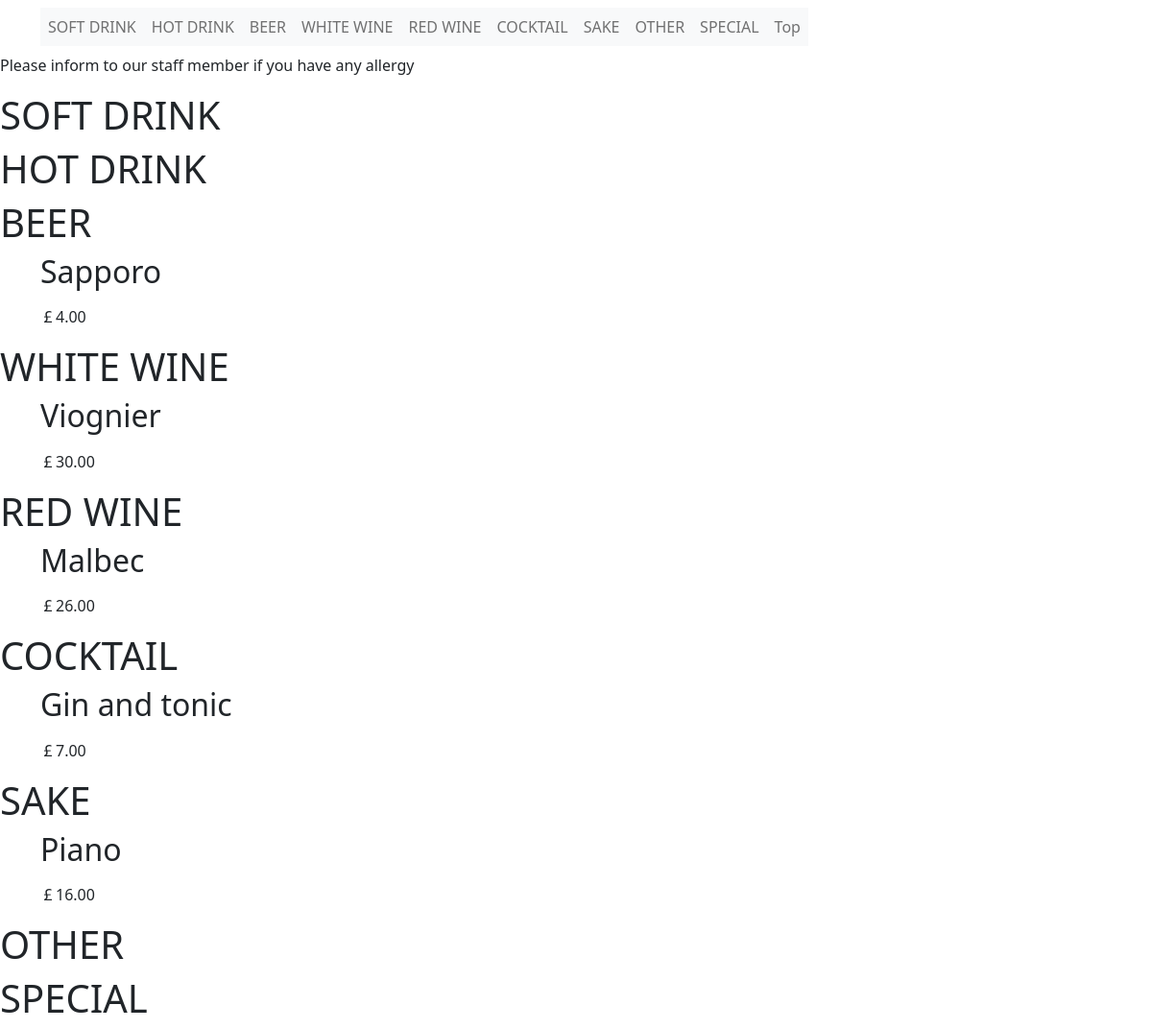
The app's page /itadakizen-london/drinkmenu with its own data.
### menu/models.py (models this page shows)
class DrinkMenuItem(models.Model):
    item_name = models.CharField(max_length=100, null=False, blank=False, primary_key=True)
    CATEGORY_CHOICES = [
        ('SOFT DRINK', 'Soft drink'),
        ('HOT DRINK', 'Hot drink'),
        ('BEER', 'Beer'),
        ('WHITE WINE', 'White wine'),
        ('RED WINE', 'Red wine'),
        ('COCKTAIL', 'Cocktail'),
        ('SAKE', 'Sake'),
        ('OTHER', 'Other'),
        ('SPECIAL', 'Special')
    ]
    category = models.CharField(max_length=50, choices=CATEGORY_CHOICES, null=False, blank=False)
    description = models.CharField(max_length=500, null=True, blank=True)
    price01 = models.DecimalField(max_digits=6, decimal_places=2, null=False, blank=False)
    price02 = models.DecimalField(max_digits=6, decimal_places=2, null=True, blank=True)
    price03 = models.DecimalField(max_digits=6, decimal_places=2, null=True, blank=True)
    active = models.BooleanField(default=True)
    runout = models.BooleanField(default=False)
    sulpher = models.BooleanField(default=False)

### menu/views.py (the view)
# urls.py: path('itadakizen-london/drinkmenu', views.drinkMenu, name='drink-menu')
def drinkMenu(request):
    drink_menu = DrinkMenuItem.objects.all()
    drink_category = DrinkMenuItem._meta.get_field('category').choices
    category = []
    for c in drink_category:
        category.append(c[0])
    print(drink_menu[0].category)
    return render(request, 'menu/drink.html', {'drink_menu':drink_menu, 'categories':category})

### menu/templates/menu/drink.html (shortened to what this page needs)
{% include "./header.html" %}
<body class="drink-menu">
  {% include "./menu_nav.html" %}
  <p>Please inform to our staff member if you have any allergy</p>
  {% for category in categories %}
    <h1 class='menu-title' id="{{ category }}">{{ category }}</h1>
    {% for drink in drink_menu %}
      {% if drink.runout == False and drink.active == True %}
        {% if drink.category == category %}
          <div class="container-sm" id="menu-item">
            <h2>{{ drink.item_name }}</h2>
            <p><i class="bi bi-currency-pound"></i>{{ drink.price01 }}</p>
          </div>
        {% endif %}
      {% endif %}
    {% endfor %}
  {% endfor %}
</body>

### records on screen
DrinkMenuItem: item_name "Sapporo", price01 "4.00"
DrinkMenuItem: item_name "Viognier", price01 "30.00"
DrinkMenuItem: item_name "Malbec", price01 "26.00"
DrinkMenuItem: item_name "Gin and tonic", price01 "7.00"
DrinkMenuItem: item_name "Piano", price01 "16.00"

### other values on screen
{{ category }} "SOFT DRINK" "HOT DRINK" "BEER" "WHITE WINE" "RED WINE" "COCKTAIL" "SAKE" "OTHER" "SPECIAL"
